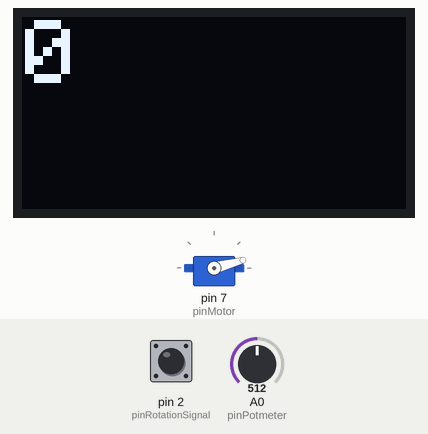
Simulated run of this sketch. Board: Arduino Uno, built with avr-gcc and run on an emulated ATmega328P. On the bench: servo, 128×64 one-colour display. Inputs (shaded band) come from the test bench; at power-on: A0 (pinPotmeter) = 512, pin 2 (pinRotationSignal) HIGH.

Above: at 4.27 s.
4.3 s: A0 (pinPotmeter) set to 122
At 5.27 s:
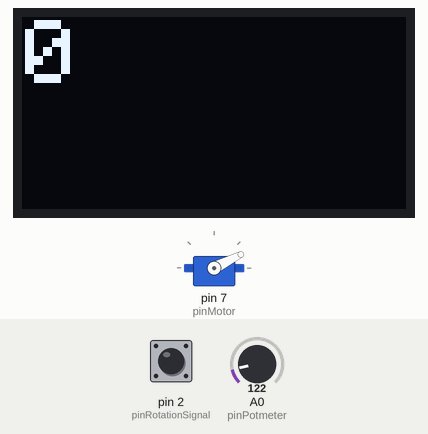
6.0 s: A0 (pinPotmeter) set to 511
At 6.36 s:
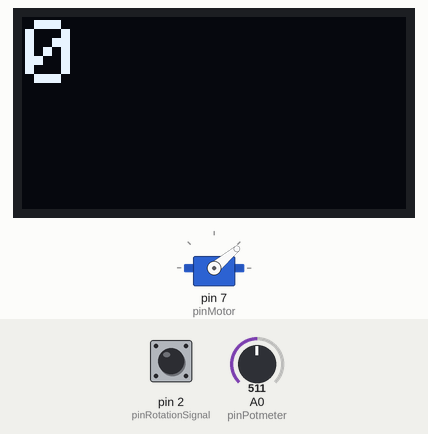
8.1 s: A0 (pinPotmeter) set to 716
At 8.1 s:
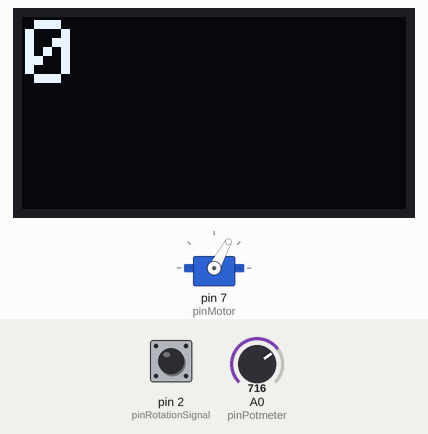
11.1 s: A0 (pinPotmeter) set to 900
At 11.1 s:
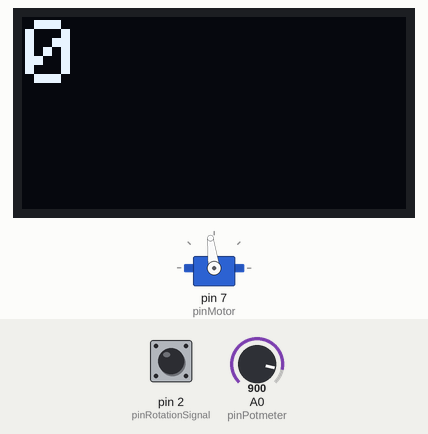
13.0 s: A0 (pinPotmeter) set to 1023
14.7 s: A0 (pinPotmeter) set to 306
Timing chart, 0 to 17.5 s (numbered marks = the images above; inputs shaded):
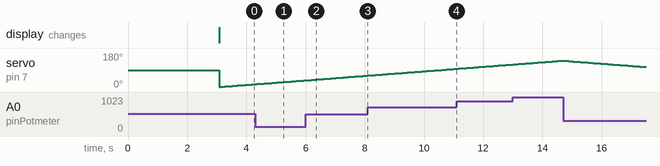

The sketch:

centrifuge.ino
```cpp
/*********************************************************************
Monochrome OLEDs based on SSD1306 drivers
128x64 size display using I2C
Wiring:
 VCC 3.3v
 GND gnd
 SCL A5
 SDA A4

*********************************************************************/

#include <SPI.h>
#include <Wire.h>
#include <Servo.h>

//https://github.com/ehubin/Adafruit-GFX-Library
#include <Adafruit_GFX.h>

//https://github.com/adafruit/Adafruit_SSD1306
#include <Adafruit_SSD1306_64.h>

//https://github.com/thomasfredericks/Metro-Arduino-Wiring
#include <Metro.h>


#define OLED_RESET 4
Adafruit_SSD1306 display(OLED_RESET);

#define NUMFLAKES 10
#define XPOS 0
#define YPOS 1
#define DELTAY 2


const int pinMotor = 7;
const int pinPotmeter = A0;
const int pinRotationSignal = 2;

const double increment = 0.5f; //0.25f

Servo myservo;
double motValue;
long rotationCounter;
unsigned long time;
unsigned long lastTime;
unsigned long rpm;

Metro ledMetro = Metro(1000);


void setup() {

  pinMode(pinRotationSignal, INPUT_PULLUP);
  attachInterrupt(digitalPinToInterrupt(pinRotationSignal), rotation, FALLING);
  rotationCounter = 0;

  myservo.attach(pinMotor);
  motValue = 0;
  Serial.begin(9600);

  display.begin(SSD1306_SWITCHCAPVCC, 0x3C);  // initialize with the I2C addr 0x3D (for the 128x64)
  display.clearDisplay();

  display.setTextSize(1);
  display.setTextColor(WHITE);
  display.setCursor(0,0);

  display.println("F&P Laboratory");
  display.println("");
  display.println("Lab Centrifuge V1.1");
  display.println("               2017");
  display.display();
  delay(3000);

  time = millis();
  lastTime = time;
}


void rotation() {

  //It is rotating if the time difference between the signal and the last signal is greater then 3 millis.
  if (time - lastTime > 3){
    lastTime = time;
    rotationCounter++;
  }

  time = millis();
}

void loop() {
  int potValue = analogRead(pinPotmeter);

  //Serial.print(potValue);
  //Serial.print(" * ");

  potValue = map(potValue, 0, 742, 30, 140);

  if (potValue < 1){
    motValue = 0;
  } else {
    double diff = potValue - motValue;
    if (diff > 1){
      motValue = motValue + increment;
    }
    else if (diff < -1){
      motValue = motValue - increment;
    }
  }

  //Serial.print(potValue);
  //Serial.print(" - ");
  //Serial.println((int) motValue);

  myservo.write((int) motValue);


 if (ledMetro.check() == 1) {
   rpm = rotationCounter*60;
   //Serial.println(rot);
   rotationCounter = 0;
 }

  display.clearDisplay();
  display.setTextSize(3);
  display.setCursor(1,1); //4,2
  display.println(rpm);
  display.display();

  delay(15);
}
```
